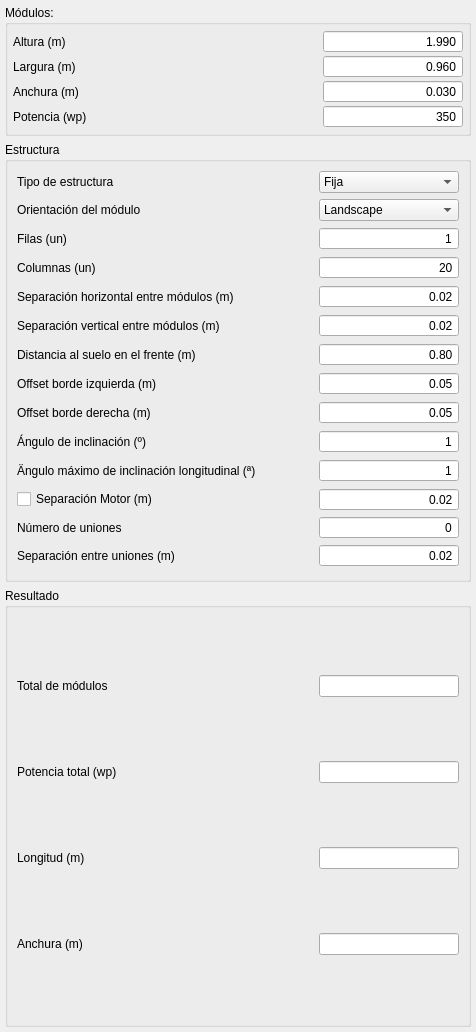
<?xml version="1.0" encoding="UTF-8"?>
<ui version="4.0">
 <class>formRack</class>
 <widget class="QDialog" name="formRack">
  <property name="geometry">
   <rect>
    <x>0</x>
    <y>0</y>
    <width>476</width>
    <height>1032</height>
   </rect>
  </property>
  <property name="windowTitle">
   <string>Fixed Frame:</string>
  </property>
  <layout class="QVBoxLayout" name="verticalLayout">
   <property name="leftMargin">
    <number>5</number>
   </property>
   <property name="topMargin">
    <number>5</number>
   </property>
   <property name="rightMargin">
    <number>5</number>
   </property>
   <property name="bottomMargin">
    <number>5</number>
   </property>
   <item>
    <widget class="QGroupBox" name="groupBox">
     <property name="sizePolicy">
      <sizepolicy hsizetype="Preferred" vsizetype="Fixed">
       <horstretch>0</horstretch>
       <verstretch>0</verstretch>
      </sizepolicy>
     </property>
     <property name="title">
      <string>Módulos:</string>
     </property>
     <layout class="QGridLayout" name="gridLayout">
      <property name="leftMargin">
       <number>5</number>
      </property>
      <property name="topMargin">
       <number>5</number>
      </property>
      <property name="rightMargin">
       <number>5</number>
      </property>
      <property name="bottomMargin">
       <number>5</number>
      </property>
      <property name="horizontalSpacing">
       <number>5</number>
      </property>
      <property name="verticalSpacing">
       <number>2</number>
      </property>
      <item row="0" column="0">
       <widget class="QLabel" name="label_9">
        <property name="text">
         <string>Altura (m)</string>
        </property>
       </widget>
      </item>
      <item row="0" column="1">
       <widget class="QDoubleSpinBox" name="editModuleHeight">
        <property name="sizePolicy">
         <sizepolicy hsizetype="Fixed" vsizetype="Fixed">
          <horstretch>0</horstretch>
          <verstretch>0</verstretch>
         </sizepolicy>
        </property>
        <property name="minimumSize">
         <size>
          <width>140</width>
          <height>0</height>
         </size>
        </property>
        <property name="alignment">
         <set>Qt::AlignRight|Qt::AlignTrailing|Qt::AlignVCenter</set>
        </property>
        <property name="buttonSymbols">
         <enum>QAbstractSpinBox::NoButtons</enum>
        </property>
        <property name="decimals">
         <number>3</number>
        </property>
        <property name="maximum">
         <double>5.000000000000000</double>
        </property>
        <property name="singleStep">
         <double>0.010000000000000</double>
        </property>
        <property name="value">
         <double>1.990000000000000</double>
        </property>
       </widget>
      </item>
      <item row="1" column="0">
       <widget class="QLabel" name="label_10">
        <property name="text">
         <string>Largura (m)</string>
        </property>
       </widget>
      </item>
      <item row="1" column="1">
       <widget class="QDoubleSpinBox" name="editModuleLenght">
        <property name="sizePolicy">
         <sizepolicy hsizetype="Fixed" vsizetype="Fixed">
          <horstretch>0</horstretch>
          <verstretch>0</verstretch>
         </sizepolicy>
        </property>
        <property name="minimumSize">
         <size>
          <width>140</width>
          <height>0</height>
         </size>
        </property>
        <property name="alignment">
         <set>Qt::AlignRight|Qt::AlignTrailing|Qt::AlignVCenter</set>
        </property>
        <property name="buttonSymbols">
         <enum>QAbstractSpinBox::NoButtons</enum>
        </property>
        <property name="decimals">
         <number>3</number>
        </property>
        <property name="maximum">
         <double>5.000000000000000</double>
        </property>
        <property name="singleStep">
         <double>0.010000000000000</double>
        </property>
        <property name="value">
         <double>0.960000000000000</double>
        </property>
       </widget>
      </item>
      <item row="2" column="0">
       <widget class="QLabel" name="label_11">
        <property name="text">
         <string>Anchura (m)</string>
        </property>
       </widget>
      </item>
      <item row="2" column="1">
       <widget class="QDoubleSpinBox" name="editModuleWidth">
        <property name="sizePolicy">
         <sizepolicy hsizetype="Fixed" vsizetype="Fixed">
          <horstretch>0</horstretch>
          <verstretch>0</verstretch>
         </sizepolicy>
        </property>
        <property name="minimumSize">
         <size>
          <width>140</width>
          <height>0</height>
         </size>
        </property>
        <property name="alignment">
         <set>Qt::AlignRight|Qt::AlignTrailing|Qt::AlignVCenter</set>
        </property>
        <property name="buttonSymbols">
         <enum>QAbstractSpinBox::NoButtons</enum>
        </property>
        <property name="decimals">
         <number>3</number>
        </property>
        <property name="maximum">
         <double>0.100000000000000</double>
        </property>
        <property name="singleStep">
         <double>0.010000000000000</double>
        </property>
        <property name="value">
         <double>0.030000000000000</double>
        </property>
       </widget>
      </item>
      <item row="3" column="0">
       <widget class="QLabel" name="label_12">
        <property name="text">
         <string>Potencia (wp)</string>
        </property>
       </widget>
      </item>
      <item row="3" column="1">
       <widget class="QSpinBox" name="editModulePower">
        <property name="sizePolicy">
         <sizepolicy hsizetype="Fixed" vsizetype="Fixed">
          <horstretch>0</horstretch>
          <verstretch>0</verstretch>
         </sizepolicy>
        </property>
        <property name="minimumSize">
         <size>
          <width>140</width>
          <height>0</height>
         </size>
        </property>
        <property name="alignment">
         <set>Qt::AlignRight|Qt::AlignTrailing|Qt::AlignVCenter</set>
        </property>
        <property name="buttonSymbols">
         <enum>QAbstractSpinBox::NoButtons</enum>
        </property>
        <property name="minimum">
         <number>150</number>
        </property>
        <property name="maximum">
         <number>1000</number>
        </property>
        <property name="singleStep">
         <number>5</number>
        </property>
        <property name="value">
         <number>350</number>
        </property>
       </widget>
      </item>
     </layout>
    </widget>
   </item>
   <item>
    <widget class="QGroupBox" name="groupBox_2">
     <property name="title">
      <string>Estructura</string>
     </property>
     <layout class="QGridLayout" name="gridLayout_3">
      <item row="3" column="0">
       <widget class="QLabel" name="label_2">
        <property name="text">
         <string>Columnas (un)</string>
        </property>
       </widget>
      </item>
      <item row="6" column="1">
       <widget class="QDoubleSpinBox" name="editFrontHeight">
        <property name="sizePolicy">
         <sizepolicy hsizetype="Fixed" vsizetype="Fixed">
          <horstretch>0</horstretch>
          <verstretch>0</verstretch>
         </sizepolicy>
        </property>
        <property name="minimumSize">
         <size>
          <width>140</width>
          <height>0</height>
         </size>
        </property>
        <property name="alignment">
         <set>Qt::AlignRight|Qt::AlignTrailing|Qt::AlignVCenter</set>
        </property>
        <property name="buttonSymbols">
         <enum>QAbstractSpinBox::NoButtons</enum>
        </property>
        <property name="maximum">
         <double>5.000000000000000</double>
        </property>
        <property name="singleStep">
         <double>0.100000000000000</double>
        </property>
        <property name="value">
         <double>0.800000000000000</double>
        </property>
       </widget>
      </item>
      <item row="1" column="0">
       <widget class="QLabel" name="label_5">
        <property name="text">
         <string>Orientación del módulo</string>
        </property>
       </widget>
      </item>
      <item row="5" column="1">
       <widget class="QDoubleSpinBox" name="editVerticalGap">
        <property name="sizePolicy">
         <sizepolicy hsizetype="Fixed" vsizetype="Fixed">
          <horstretch>0</horstretch>
          <verstretch>0</verstretch>
         </sizepolicy>
        </property>
        <property name="minimumSize">
         <size>
          <width>140</width>
          <height>0</height>
         </size>
        </property>
        <property name="alignment">
         <set>Qt::AlignRight|Qt::AlignTrailing|Qt::AlignVCenter</set>
        </property>
        <property name="buttonSymbols">
         <enum>QAbstractSpinBox::NoButtons</enum>
        </property>
        <property name="maximum">
         <double>0.900000000000000</double>
        </property>
        <property name="singleStep">
         <double>0.010000000000000</double>
        </property>
        <property name="value">
         <double>0.020000000000000</double>
        </property>
       </widget>
      </item>
      <item row="2" column="1">
       <widget class="QSpinBox" name="editRows">
        <property name="sizePolicy">
         <sizepolicy hsizetype="Fixed" vsizetype="Fixed">
          <horstretch>0</horstretch>
          <verstretch>0</verstretch>
         </sizepolicy>
        </property>
        <property name="minimumSize">
         <size>
          <width>140</width>
          <height>0</height>
         </size>
        </property>
        <property name="alignment">
         <set>Qt::AlignRight|Qt::AlignTrailing|Qt::AlignVCenter</set>
        </property>
        <property name="buttonSymbols">
         <enum>QAbstractSpinBox::NoButtons</enum>
        </property>
        <property name="minimum">
         <number>1</number>
        </property>
       </widget>
      </item>
      <item row="0" column="1">
       <widget class="QComboBox" name="comboFrameType">
        <property name="sizePolicy">
         <sizepolicy hsizetype="Fixed" vsizetype="Fixed">
          <horstretch>0</horstretch>
          <verstretch>0</verstretch>
         </sizepolicy>
        </property>
        <property name="minimumSize">
         <size>
          <width>140</width>
          <height>0</height>
         </size>
        </property>
        <item>
         <property name="text">
          <string>Fija</string>
         </property>
        </item>
        <item>
         <property name="text">
          <string>Tracker 1 Eje</string>
         </property>
        </item>
       </widget>
      </item>
      <item row="7" column="1">
       <widget class="QDoubleSpinBox" name="editLeftOffset">
        <property name="sizePolicy">
         <sizepolicy hsizetype="Fixed" vsizetype="Fixed">
          <horstretch>0</horstretch>
          <verstretch>0</verstretch>
         </sizepolicy>
        </property>
        <property name="minimumSize">
         <size>
          <width>140</width>
          <height>0</height>
         </size>
        </property>
        <property name="alignment">
         <set>Qt::AlignRight|Qt::AlignTrailing|Qt::AlignVCenter</set>
        </property>
        <property name="buttonSymbols">
         <enum>QAbstractSpinBox::NoButtons</enum>
        </property>
        <property name="maximum">
         <double>0.900000000000000</double>
        </property>
        <property name="singleStep">
         <double>0.010000000000000</double>
        </property>
        <property name="value">
         <double>0.050000000000000</double>
        </property>
       </widget>
      </item>
      <item row="12" column="0">
       <widget class="QLabel" name="label_18">
        <property name="text">
         <string>Offset borde derecha (m)</string>
        </property>
       </widget>
      </item>
      <item row="14" column="0">
       <widget class="QLabel" name="label_3">
        <property name="text">
         <string>Ángulo de inclinación (º)</string>
        </property>
       </widget>
      </item>
      <item row="12" column="1">
       <widget class="QDoubleSpinBox" name="editRightOffset">
        <property name="sizePolicy">
         <sizepolicy hsizetype="Fixed" vsizetype="Fixed">
          <horstretch>0</horstretch>
          <verstretch>0</verstretch>
         </sizepolicy>
        </property>
        <property name="minimumSize">
         <size>
          <width>140</width>
          <height>0</height>
         </size>
        </property>
        <property name="alignment">
         <set>Qt::AlignRight|Qt::AlignTrailing|Qt::AlignVCenter</set>
        </property>
        <property name="buttonSymbols">
         <enum>QAbstractSpinBox::NoButtons</enum>
        </property>
        <property name="maximum">
         <double>0.900000000000000</double>
        </property>
        <property name="singleStep">
         <double>0.010000000000000</double>
        </property>
        <property name="value">
         <double>0.050000000000000</double>
        </property>
       </widget>
      </item>
      <item row="14" column="1">
       <widget class="QSpinBox" name="editTilt">
        <property name="sizePolicy">
         <sizepolicy hsizetype="Fixed" vsizetype="Fixed">
          <horstretch>0</horstretch>
          <verstretch>0</verstretch>
         </sizepolicy>
        </property>
        <property name="minimumSize">
         <size>
          <width>140</width>
          <height>0</height>
         </size>
        </property>
        <property name="alignment">
         <set>Qt::AlignRight|Qt::AlignTrailing|Qt::AlignVCenter</set>
        </property>
        <property name="buttonSymbols">
         <enum>QAbstractSpinBox::NoButtons</enum>
        </property>
        <property name="minimum">
         <number>1</number>
        </property>
        <property name="maximum">
         <number>60</number>
        </property>
       </widget>
      </item>
      <item row="15" column="1">
       <widget class="QSpinBox" name="editInclination">
        <property name="sizePolicy">
         <sizepolicy hsizetype="Fixed" vsizetype="Fixed">
          <horstretch>0</horstretch>
          <verstretch>0</verstretch>
         </sizepolicy>
        </property>
        <property name="minimumSize">
         <size>
          <width>140</width>
          <height>0</height>
         </size>
        </property>
        <property name="alignment">
         <set>Qt::AlignRight|Qt::AlignTrailing|Qt::AlignVCenter</set>
        </property>
        <property name="buttonSymbols">
         <enum>QAbstractSpinBox::NoButtons</enum>
        </property>
        <property name="minimum">
         <number>1</number>
        </property>
        <property name="maximum">
         <number>60</number>
        </property>
       </widget>
      </item>
      <item row="2" column="0">
       <widget class="QLabel" name="label">
        <property name="text">
         <string>Filas (un)</string>
        </property>
       </widget>
      </item>
      <item row="6" column="0">
       <widget class="QLabel" name="label_8">
        <property name="text">
         <string>Distancia al suelo en el frente (m)</string>
        </property>
       </widget>
      </item>
      <item row="3" column="1">
       <widget class="QSpinBox" name="editCols">
        <property name="sizePolicy">
         <sizepolicy hsizetype="Fixed" vsizetype="Fixed">
          <horstretch>0</horstretch>
          <verstretch>0</verstretch>
         </sizepolicy>
        </property>
        <property name="minimumSize">
         <size>
          <width>140</width>
          <height>0</height>
         </size>
        </property>
        <property name="alignment">
         <set>Qt::AlignRight|Qt::AlignTrailing|Qt::AlignVCenter</set>
        </property>
        <property name="buttonSymbols">
         <enum>QAbstractSpinBox::NoButtons</enum>
        </property>
        <property name="minimum">
         <number>20</number>
        </property>
       </widget>
      </item>
      <item row="5" column="0">
       <widget class="QLabel" name="labelVerticalGap">
        <property name="text">
         <string>Separación vertical entre módulos (m)</string>
        </property>
       </widget>
      </item>
      <item row="1" column="1">
       <widget class="QComboBox" name="comboModuleOrientation">
        <property name="sizePolicy">
         <sizepolicy hsizetype="Fixed" vsizetype="Fixed">
          <horstretch>0</horstretch>
          <verstretch>0</verstretch>
         </sizepolicy>
        </property>
        <property name="minimumSize">
         <size>
          <width>140</width>
          <height>0</height>
         </size>
        </property>
        <item>
         <property name="text">
          <string>Landscape</string>
         </property>
        </item>
        <item>
         <property name="text">
          <string>Portrait</string>
         </property>
        </item>
       </widget>
      </item>
      <item row="4" column="0">
       <widget class="QLabel" name="label_4">
        <property name="text">
         <string>Separación horizontal entre módulos (m)</string>
        </property>
       </widget>
      </item>
      <item row="15" column="0">
       <widget class="QLabel" name="label_7">
        <property name="text">
         <string>Ängulo máximo de inclinación longitudinal (ª)</string>
        </property>
       </widget>
      </item>
      <item row="4" column="1">
       <widget class="QDoubleSpinBox" name="editHorizontalGap">
        <property name="sizePolicy">
         <sizepolicy hsizetype="Fixed" vsizetype="Fixed">
          <horstretch>0</horstretch>
          <verstretch>0</verstretch>
         </sizepolicy>
        </property>
        <property name="minimumSize">
         <size>
          <width>140</width>
          <height>0</height>
         </size>
        </property>
        <property name="alignment">
         <set>Qt::AlignRight|Qt::AlignTrailing|Qt::AlignVCenter</set>
        </property>
        <property name="buttonSymbols">
         <enum>QAbstractSpinBox::NoButtons</enum>
        </property>
        <property name="maximum">
         <double>0.900000000000000</double>
        </property>
        <property name="singleStep">
         <double>0.010000000000000</double>
        </property>
        <property name="value">
         <double>0.020000000000000</double>
        </property>
       </widget>
      </item>
      <item row="0" column="0">
       <widget class="QLabel" name="label_6">
        <property name="text">
         <string>Tipo de estructura</string>
        </property>
       </widget>
      </item>
      <item row="7" column="0">
       <widget class="QLabel" name="label_17">
        <property name="text">
         <string>Offset borde izquierda (m)</string>
        </property>
       </widget>
      </item>
      <item row="16" column="0" colspan="2">
       <widget class="QWidget" name="widgetTracker" native="true">
        <layout class="QGridLayout" name="gridLayout_4">
         <property name="leftMargin">
          <number>0</number>
         </property>
         <property name="topMargin">
          <number>0</number>
         </property>
         <property name="rightMargin">
          <number>0</number>
         </property>
         <property name="bottomMargin">
          <number>0</number>
         </property>
         <property name="spacing">
          <number>5</number>
         </property>
         <item row="2" column="0">
          <widget class="QLabel" name="labelVerticalGap_2">
           <property name="text">
            <string>Separación entre uniones (m)</string>
           </property>
          </widget>
         </item>
         <item row="0" column="0">
          <widget class="QCheckBox" name="checkBox">
           <property name="text">
            <string>Separación Motor (m)</string>
           </property>
          </widget>
         </item>
         <item row="1" column="1">
          <widget class="QSpinBox" name="editInternalGapNumber">
           <property name="sizePolicy">
            <sizepolicy hsizetype="Fixed" vsizetype="Fixed">
             <horstretch>0</horstretch>
             <verstretch>0</verstretch>
            </sizepolicy>
           </property>
           <property name="minimumSize">
            <size>
             <width>140</width>
             <height>0</height>
            </size>
           </property>
           <property name="alignment">
            <set>Qt::AlignRight|Qt::AlignTrailing|Qt::AlignVCenter</set>
           </property>
           <property name="buttonSymbols">
            <enum>QAbstractSpinBox::NoButtons</enum>
           </property>
           <property name="minimum">
            <number>0</number>
           </property>
           <property name="maximum">
            <number>6</number>
           </property>
           <property name="value">
            <number>0</number>
           </property>
          </widget>
         </item>
         <item row="1" column="0">
          <widget class="QLabel" name="label_19">
           <property name="text">
            <string>Número de uniones</string>
           </property>
          </widget>
         </item>
         <item row="2" column="1">
          <widget class="QDoubleSpinBox" name="editInternalGap">
           <property name="sizePolicy">
            <sizepolicy hsizetype="Fixed" vsizetype="Fixed">
             <horstretch>0</horstretch>
             <verstretch>0</verstretch>
            </sizepolicy>
           </property>
           <property name="minimumSize">
            <size>
             <width>140</width>
             <height>0</height>
            </size>
           </property>
           <property name="alignment">
            <set>Qt::AlignRight|Qt::AlignTrailing|Qt::AlignVCenter</set>
           </property>
           <property name="buttonSymbols">
            <enum>QAbstractSpinBox::NoButtons</enum>
           </property>
           <property name="maximum">
            <double>0.900000000000000</double>
           </property>
           <property name="singleStep">
            <double>0.010000000000000</double>
           </property>
           <property name="value">
            <double>0.020000000000000</double>
           </property>
          </widget>
         </item>
         <item row="0" column="1">
          <widget class="QDoubleSpinBox" name="editMotorGap">
           <property name="sizePolicy">
            <sizepolicy hsizetype="Fixed" vsizetype="Fixed">
             <horstretch>0</horstretch>
             <verstretch>0</verstretch>
            </sizepolicy>
           </property>
           <property name="minimumSize">
            <size>
             <width>140</width>
             <height>0</height>
            </size>
           </property>
           <property name="alignment">
            <set>Qt::AlignRight|Qt::AlignTrailing|Qt::AlignVCenter</set>
           </property>
           <property name="buttonSymbols">
            <enum>QAbstractSpinBox::NoButtons</enum>
           </property>
           <property name="maximum">
            <double>0.900000000000000</double>
           </property>
           <property name="singleStep">
            <double>0.010000000000000</double>
           </property>
           <property name="value">
            <double>0.020000000000000</double>
           </property>
          </widget>
         </item>
        </layout>
       </widget>
      </item>
     </layout>
    </widget>
   </item>
   <item>
    <widget class="QGroupBox" name="groupBox_3">
     <property name="title">
      <string>Resultado</string>
     </property>
     <layout class="QGridLayout" name="gridLayout_2">
      <item row="0" column="0">
       <widget class="QLabel" name="label_13">
        <property name="text">
         <string>Total de módulos</string>
        </property>
       </widget>
      </item>
      <item row="0" column="1">
       <widget class="QLineEdit" name="editTotalModules">
        <property name="sizePolicy">
         <sizepolicy hsizetype="Fixed" vsizetype="Fixed">
          <horstretch>0</horstretch>
          <verstretch>0</verstretch>
         </sizepolicy>
        </property>
        <property name="minimumSize">
         <size>
          <width>140</width>
          <height>0</height>
         </size>
        </property>
        <property name="readOnly">
         <bool>true</bool>
        </property>
       </widget>
      </item>
      <item row="1" column="0">
       <widget class="QLabel" name="label_14">
        <property name="text">
         <string>Potencia total (wp)</string>
        </property>
       </widget>
      </item>
      <item row="1" column="1">
       <widget class="QLineEdit" name="editTotalPower">
        <property name="sizePolicy">
         <sizepolicy hsizetype="Fixed" vsizetype="Fixed">
          <horstretch>0</horstretch>
          <verstretch>0</verstretch>
         </sizepolicy>
        </property>
        <property name="minimumSize">
         <size>
          <width>140</width>
          <height>0</height>
         </size>
        </property>
        <property name="readOnly">
         <bool>true</bool>
        </property>
       </widget>
      </item>
      <item row="2" column="0">
       <widget class="QLabel" name="label_15">
        <property name="text">
         <string>Longitud (m)</string>
        </property>
       </widget>
      </item>
      <item row="2" column="1">
       <widget class="QLineEdit" name="editTotalLength">
        <property name="sizePolicy">
         <sizepolicy hsizetype="Fixed" vsizetype="Fixed">
          <horstretch>0</horstretch>
          <verstretch>0</verstretch>
         </sizepolicy>
        </property>
        <property name="minimumSize">
         <size>
          <width>140</width>
          <height>0</height>
         </size>
        </property>
        <property name="readOnly">
         <bool>true</bool>
        </property>
       </widget>
      </item>
      <item row="3" column="0">
       <widget class="QLabel" name="label_16">
        <property name="text">
         <string>Anchura (m)</string>
        </property>
       </widget>
      </item>
      <item row="3" column="1">
       <widget class="QLineEdit" name="editTotalWidth">
        <property name="sizePolicy">
         <sizepolicy hsizetype="Fixed" vsizetype="Fixed">
          <horstretch>0</horstretch>
          <verstretch>0</verstretch>
         </sizepolicy>
        </property>
        <property name="minimumSize">
         <size>
          <width>140</width>
          <height>0</height>
         </size>
        </property>
        <property name="readOnly">
         <bool>true</bool>
        </property>
       </widget>
      </item>
     </layout>
    </widget>
   </item>
  </layout>
 </widget>
 <resources/>
 <connections/>
</ui>
